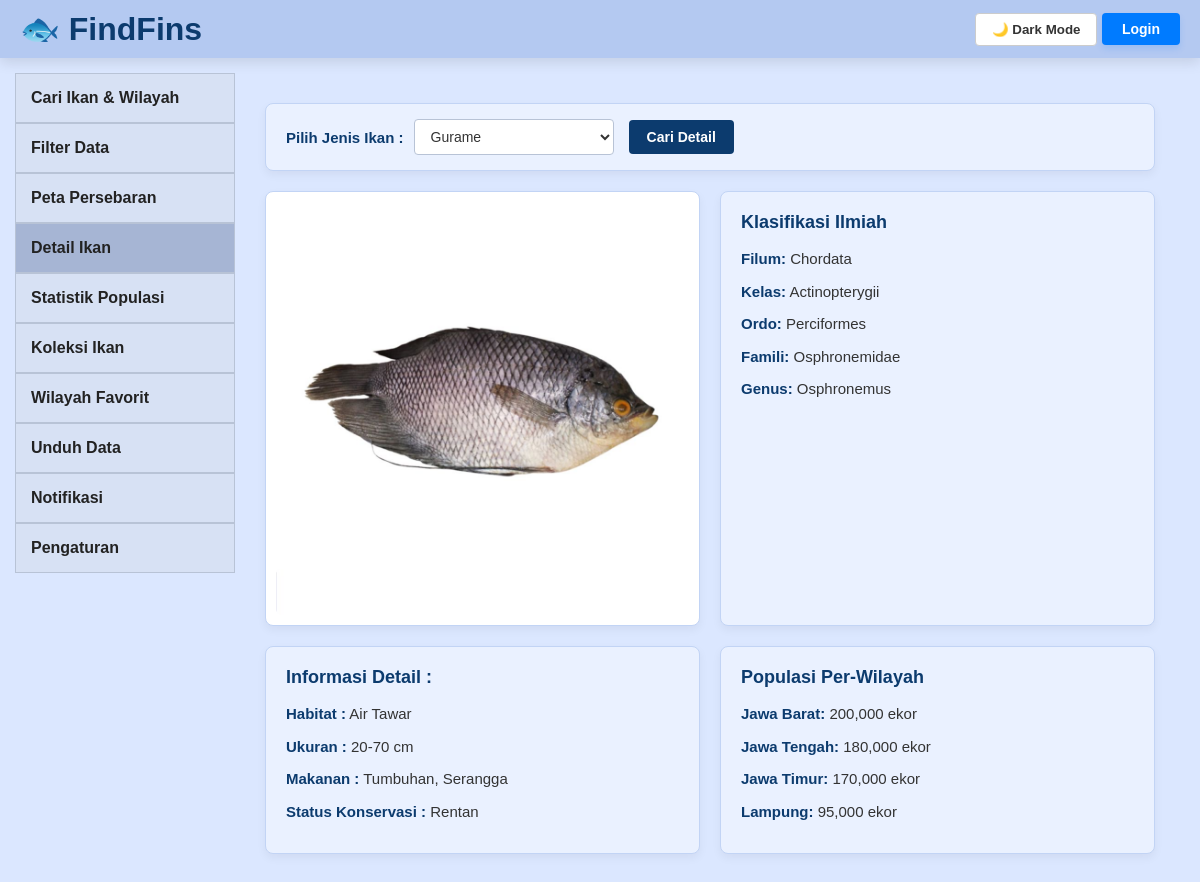
Screenshot of /pages/detail.php?fish_id=5 with the database file from the repository.
### tables this page shows
CREATE TABLE MsFishDetail (
    fish_id             INT AUTO_INCREMENT PRIMARY KEY,
    fish_name           VARCHAR(100) NOT NULL,
    phylum              VARCHAR(100) DEFAULT NULL,
    class_name          VARCHAR(100) DEFAULT NULL,
    order_name          VARCHAR(100) DEFAULT NULL,
    family              VARCHAR(100) DEFAULT NULL,
    genus               VARCHAR(100) DEFAULT NULL,
    habitat             VARCHAR(100) DEFAULT NULL,
    size_info           VARCHAR(150) DEFAULT NULL,
    food                VARCHAR(150) DEFAULT NULL,
    conservation_status enum('Aman','Rentan','Terancam','Kritis') DEFAULT 'Aman',
    fish_image          VARCHAR(255) DEFAULT NULL
);

CREATE TABLE MsFishGeo (
    geo_id      INT AUTO_INCREMENT PRIMARY KEY,
    fish_id     INT NOT NULL,
    island_id   INT NOT NULL,
    region_id   INT NOT NULL,
    population  INT DEFAULT 0,
    FOREIGN KEY (fish_id)   REFERENCES MsFishDetail(fish_id),
    FOREIGN KEY (island_id) REFERENCES MsIsland(island_id),
    FOREIGN KEY (region_id) REFERENCES MsRegion(region_id)
);

CREATE TABLE MsRegion (
    region_id   INT AUTO_INCREMENT PRIMARY KEY,
    island_id   INT NOT NULL,
    region_name VARCHAR(100) NOT NULL,
    FOREIGN KEY (island_id) REFERENCES MsIsland(island_id)
);

### pages/detail.php (the view, shortened to what this page needs)
<?php
$currentPage = 'detail';
require_once "../config/db.php";
$listFishQuery = mysqli_query($conn, "SELECT fish_id, fish_name FROM MsFishDetail ORDER BY fish_name ASC");
$fish_id = $_GET['fish_id'] ?? '';
$fishQuery = mysqli_query($conn, "
    SELECT
        fish_name, phylum, class_name, order_name, family,
        genus, habitat, size_info, food, conservation_status, fish_image
    FROM MsFishDetail
    WHERE fish_id = '".mysqli_real_escape_string($conn, $fish_id)."'
    LIMIT 1
");
$fishData = mysqli_fetch_assoc($fishQuery);
$geoQuery = mysqli_query($conn, "
    SELECT r.region_name, g.population
    FROM MsFishGeo g
    JOIN MsRegion r ON g.region_id = r.region_id
    WHERE g.fish_id = '".mysqli_real_escape_string($conn, $fish_id)."'
");
?>
<!DOCTYPE html>
<html lang="id">
<head>
    <link rel="stylesheet" href="../assets/css/detail.css">
</head>
<body>
    <div class="topbar">
        <div class="logo">
            <a href="../index.php">🐟 FindFins</a>
        </div>
        <div class="topbar-right">
            <button id="darkModeBtn">
            </button>
            <?php if (isset($_SESSION['username'])): ?>
                <span class="user-greeting">
                    Halo, <?= htmlspecialchars($_SESSION['username']) ?>
                </span>
            <?php else: ?>
                <a href="../login.php" class="btn-login">
                    Login
                </a>
            <?php endif; ?>
        </div>
    </div>
    <div class="page-container">
        <aside class="sidebar">
            <a href="search.php" class="<?= $currentPage == 'search' ? 'active' : '' ?>">Cari Ikan & Wilayah</a>
            <a href="filter.php" class="<?= $currentPage == 'filter' ? 'active' : '' ?>">Filter Data</a>
            <a href="peta.php" class="<?= $currentPage == 'peta' ? 'active' : '' ?>">Peta Persebaran</a>
            <a href="detail.php" class="<?= $currentPage == 'detail' ? 'active' : '' ?>">Detail Ikan</a>
            <a href="population.php" class="<?= $currentPage == 'population' ? 'active' : '' ?>">Statistik Populasi</a>
            <a href="collection.php" class="<?= $currentPage == 'collection' ? 'active' : '' ?>">Koleksi Ikan</a>
            <a href="favorite.php" class="<?= $currentPage == 'favorite' ? 'active' : '' ?>">Wilayah Favorit</a>
            <a href="download.php" class="<?= $currentPage == 'download' ? 'active' : '' ?>">Unduh Data</a>
            <a href="notification.php" class="<?= $currentPage == 'notification' ? 'active' : '' ?>">Notifikasi</a>
            <a href="setting.php" class="<?= $currentPage == 'setting' ? 'active' : '' ?>">Pengaturan</a>
        </aside>
        <main class="content">
            <div class="filter-wrapper">
                <form method="GET" action="">
                    <div class="form-group">
                        <label for="fish_id">Pilih Jenis Ikan :</label>
                        <select name="fish_id" id="fish_id">
                            <?php while($row = mysqli_fetch_assoc($listFishQuery)): ?>
                                <option value="<?= $row['fish_id'] ?>" <?= $fish_id == $row['fish_id'] ? 'selected' : '' ?>>
                                    <?= htmlspecialchars($row['fish_name']) ?>
                                </option>
                            <?php endwhile; ?>
                        </select>
                    </div>
                    <button type="submit" class="btn-submit">Cari Detail</button>
                </form>
            </div>
            <?php if ($fishData): ?>
                <div class="detail-grid">
                    <div class="card image-card">
                        <img src="../<?= htmlspecialchars($fishData['fish_image']) ?>" alt="<?= htmlspecialchars($fishData['fish_name']) ?>">
                    </div>
                    <div class="card classification-card">
                        <h3>Klasifikasi Ilmiah</h3>
                        <ul>
                            <li><strong>Filum:</strong> <?= htmlspecialchars($fishData['phylum'] ?? '-') ?></li>
                            <li><strong>Kelas:</strong> <?= htmlspecialchars($fishData['class_name'] ?? '-') ?></li>
                            <li><strong>Ordo:</strong> <?= htmlspecialchars($fishData['order_name'] ?? '-') ?></li>
                            <li><strong>Famili:</strong> <?= htmlspecialchars($fishData['family'] ?? '-') ?></li>
                            <li><strong>Genus:</strong> <?= htmlspecialchars($fishData['genus'] ?? '-') ?></li>
                        </ul>
                    </div>
                    <div class="card info-card">
                        <h3>Informasi Detail :</h3>
                        <ul>
                            <li><strong>Habitat :</strong> <?= htmlspecialchars($fishData['habitat'] ?? '-') ?></li>
                            <li><strong>Ukuran :</strong> <?= htmlspecialchars($fishData['size_info'] ?? '-') ?></li>
                            <li><strong>Makanan :</strong> <?= htmlspecialchars($fishData['food'] ?? '-') ?></li>
                            <li><strong>Status Konservasi :</strong> <?= htmlspecialchars($fishData['conservation_status'] ?? '-') ?></li>
                        </ul>
                    </div>
                    <div class="card population-card">
                        <h3>Populasi Per-Wilayah</h3>
                        <ul>
                            <?php if (mysqli_num_rows($geoQuery) > 0): ?>
                                <?php while($geo = mysqli_fetch_assoc($geoQuery)): ?>
                                    <li><strong><?= htmlspecialchars($geo['region_name']) ?>:</strong> <?= number_format($geo['population']) ?> ekor</li>
                                <?php endwhile; ?>
                            <?php else: ?>
                                <li>Data populasi wilayah belum tersedia.</li>
                            <?php endif; ?>
                        </ul>
                    </div>
                </div>
            <?php else: ?>
                <div class="card">
                    <p style="color: #222;">Data ikan dengan ID (<?= htmlspecialchars($fish_id) ?>) tidak ditemukan dalam database.</p>
                </div>
            <?php endif; ?>
        </main>
    </div>
</body>
</html>

### assets/css/detail.css (style rules this page uses)
* { margin:0; padding:0; box-sizing:border-box; font-family:Arial, sans-serif; transition: background 0.3s ease, color 0.3s ease, border-color 0.3s ease, box-shadow 0.3s ease; }
body { background: #dbe7ff; font-family: Arial, sans-serif; color: #E5F0FF; transition: background 0.3s, color 0.3s; }
.page-container { display: flex; padding: 15px; }
.topbar { display: flex; justify-content: space-between; align-items: center; background: #b4c9f1; padding: 10px 20px; box-shadow: 0 5px 12px rgba(0, 0, 0, 0.1); }
.sidebar { width: 220px; }
.sidebar a { display: block; padding: 15px; text-decoration: none; color: #222; border: 1px solid #b8c3d6; background: #d7e1f4; font-weight: bold; }
.active { background: #A6B5D4 !important; }
.content { flex: 1; padding: 30px; }
.logo { font-size: 32px; font-weight: 800; color: #0c3b6e; }
.logo a { text-decoration: none; color: #0c3b6e; }
#darkModeBtn { background: #fff; color: #333; border: 1px solid #ccc; padding: 8px 16px; border-radius: 4px; cursor: pointer; font-weight: bold; }
.btn-login { display: inline-block; background-color: #007bff; color: white; text-decoration: none; padding: 8px 20px; border-radius: 4px; font-weight: bold; font-size: 14px; box-shadow: 0 4px 6px rgba(0, 123, 255, 0.15); transition: background-color 0.2s; }
.detail-grid { display: grid; grid-template-columns: 1fr 1fr; gap: 20px; width: 100%; }
.card { background: #eaf1ff; border-radius: 8px; padding: 20px; box-shadow: 0 4px 10px rgba(0, 0, 0, 0.05); border: 1px solid #c2d4f5; }
.image-card { display: flex; justify-content: center; align-items: center; padding: 10px; background: #ffffff; }
.image-card img { max-width: 100%; height: auto; border-radius: 6px; object-fit: contain; }
.card h3 { font-size: 18px; color: #0c3b6e; margin-bottom: 15px; font-weight: bold; }
.card ul { list-style: none; padding: 0; margin: 0; }
.card ul li { font-size: 15px; color: #333; margin-bottom: 10px; line-height: 1.5; }
.card ul li strong { color: #0c3b6e; }
.filter-wrapper { background: #eaf1ff; padding: 15px 20px; border-radius: 8px; margin-bottom: 20px; border: 1px solid #c2d4f5; box-shadow: 0 4px 10px rgba(0, 0, 0, 0.05); }
.filter-wrapper form { display: flex; align-items: center; gap: 15px; flex-wrap: wrap; }
.form-group { display: flex; align-items: center; gap: 10px; }
.form-group label { font-weight: bold; color: #0c3b6e; font-size: 15px; }
.filter-wrapper select { padding: 8px 12px; font-size: 14px; border-radius: 4px; border: 1px solid #b8c3d6; background: #fff; color: #333; outline: none; min-width: 200px; cursor: pointer; }
.btn-submit { background: #0c3b6e; color: #fff; border: none; padding: 9px 18px; font-size: 14px; font-weight: bold; border-radius: 4px; cursor: pointer; transition: background 0.2s ease; }

### rows the page displays
msfishdetail: fish_image (picture), phylum "Chordata", class_name "Actinopterygii", order_name "Perciformes", family "Osphronemidae", genus "Osphronemus", habitat "Air Tawar", size_info "20-70 cm", food "Tumbuhan, Serangga", conservation_status "Rentan"
msfishgeo: region.region_name "Jawa Barat", population "200,000"
msfishgeo: region.region_name "Jawa Tengah", population "180,000"
msfishgeo: region.region_name "Jawa Timur", population "170,000"
msfishgeo: region.region_name "Lampung", population "95,000"

### other values shown
form field fish_id "Gurame"
